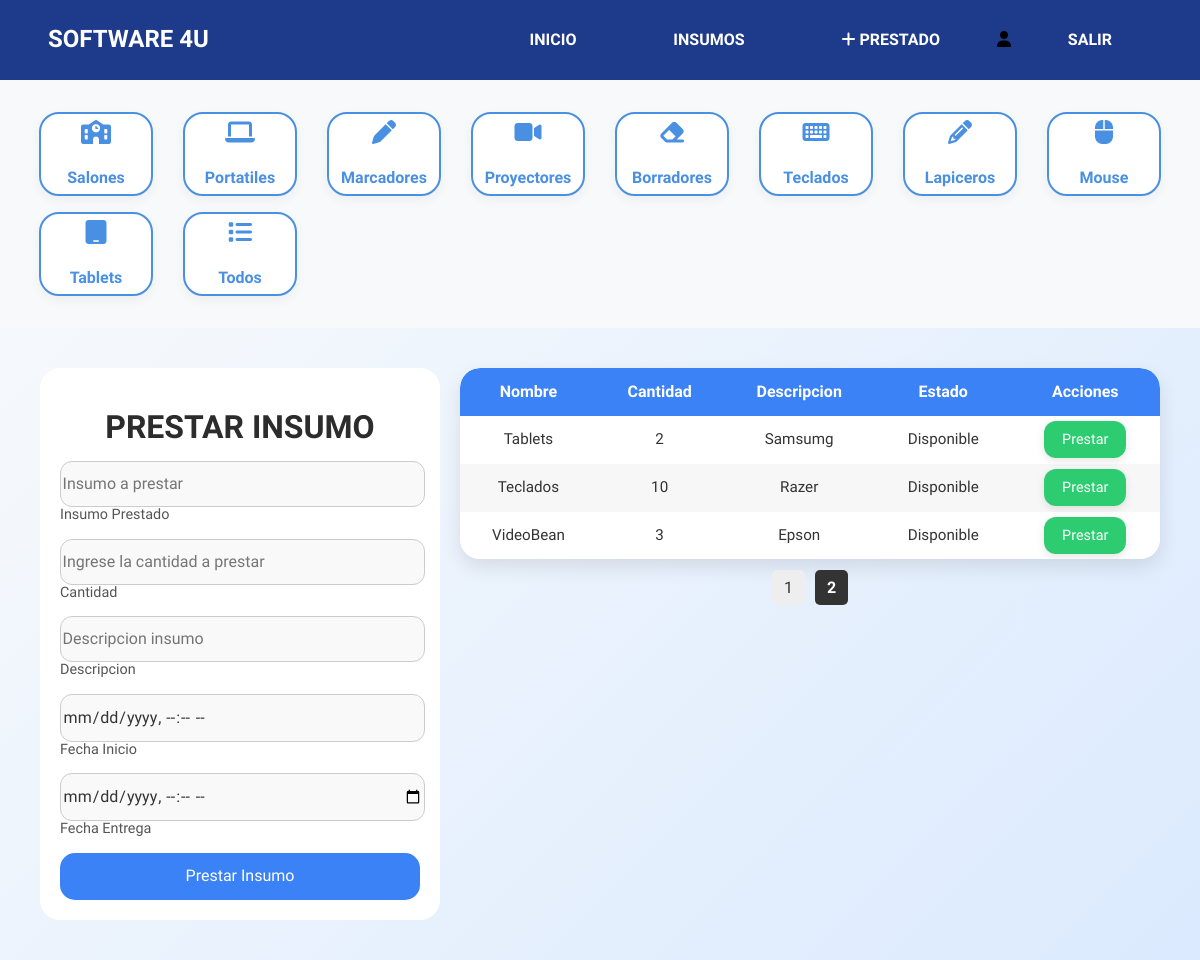
The app's page /php/funcionario/funcionario-insumos.php?pagina=2 with its own data.
### tables this page shows
CREATE TABLE
    Insumos (
        id INT AUTO_INCREMENT PRIMARY KEY,
        tipo_id_nombre INT,
        Descripcion TEXT,
        Cantidad INT DEFAULT 1,
        Estado VARCHAR(15),
        FechaRegistro DATETIME,
        FOREIGN KEY (tipo_id_nombre) REFERENCES tipos_insumos (id) ON DELETE SET NULL ON UPDATE CASCADE
    );

CREATE TABLE
    tipos_insumos (
        id INT AUTO_INCREMENT PRIMARY KEY,
        nombre VARCHAR(100) NOT NULL UNIQUE
    );

### php/funcionario/funcionario-insumos.php (the view, shortened to what this page needs)
<?php
include "../../ConexionSQL/conexion.php";
include "../../ConexionSQL/paginacion.php";
if (isset($_SESSION['usuario_id']) && isset($_SESSION['nombre'])) {
    $nombreUsuario = $_SESSION['nombre'];
} else {
    $nombreUsuario = "";
}
?>
<!DOCTYPE html>
<html lang="en">
<head>
    <link rel="stylesheet" href="https://cdnjs.cloudflare.com/ajax/libs/normalize/8.0.1/normalize.min.css">
    <link rel="stylesheet" href="http://localhost/proyectofinal/assets/css/profe-insumos.css">
    <link rel="stylesheet" href="http://localhost/proyectofinal/assets/css/menu.css">
    <link rel="stylesheet" href="http://localhost/proyectofinal/assets/css/paginacion.css">
    <link rel="stylesheet" href="http://localhost/proyectofinal/assets/css/alerts.css">
    <link rel="stylesheet" href="https://cdnjs.cloudflare.com/ajax/libs/font-awesome/6.5.0/css/all.min.css" />
</head>
<body>
    <nav>
        <div class="logo">Software 4U</div>
        <ul class="list">
            <li><a href="funcionario-inicio.php">Inicio</a></li>
            <li><a href="funcionario-insumos.php">Insumos</a></li>
            <li><a href="funcionario-prestado.php"><i class="fa-solid fa-plus"></i> Prestado</a></li>
            <li><i class="fa-solid fa-user"></i> <?php echo $nombreUsuario; ?></li>
            <li><a href="../../ConexionSQL/cerrar.php">Salir</a></li>
        </ul>
    </nav>
    <div class="categorias">
        <button class="categoria-btn" data-categoria="1"><i class="fa-solid fa-school"></i><br>Salones</button>
        <button class="categoria-btn" data-categoria="2"><i class="fa-solid fa-laptop"></i><br>Portatiles</button>
        <button class="categoria-btn" data-categoria="3"><i class="fa-solid fa-pen"></i><br>Marcadores</button>
        <button class="categoria-btn" data-categoria="4"><i class="fa-solid fa-video"></i><br>Proyectores</button>
        <button class="categoria-btn" data-categoria="5"><i class="fa-solid fa-eraser"></i><br>Borradores</button>
        <button class="categoria-btn" data-categoria="6"><i class="fa-solid fa-keyboard"></i></i><br>Teclados</button>
        <button class="categoria-btn" data-categoria="7"><i class="fa-solid fa-pencil"></i><br>Lapiceros</button>
        <button class="categoria-btn" data-categoria="8"><i class="fa-solid fa-computer-mouse"></i></i><br>Mouse</button>
        <button class="categoria-btn" data-categoria="9"><i class="fa-solid fa-tablet"></i><br>Tablets</button>
        <button class="categoria-btn" data-categoria="todos"><i class="fa-solid fa-list"></i><br>Todos</button>
    </div>
    <main>
        <section class="content">
            <div class="grid-container">
                <div class="formulario">
                    <h1>PRESTAR INSUMO</h1>
                    <form method="post">
                        <div class="cotainer">
                            <div class="congrup">
                                <input type="text" id="name" class="form_input" placeholder="Insumo a prestar" name="insprestado" readonly>
                                <label for="name" class="form_label">Insumo Prestado</label>
                            </div>
                            <div class="congrup">
                                <input type="number" id="cantidad" class="form_input" placeholder="Ingrese la cantidad a prestar" name="cantidad">
                                <label for="cantidad" class="form_label">Cantidad</label>
                            </div>
                            <div class="congrup">
                                <input type="text" id="descripcion" class="form_input" placeholder="Descripcion insumo" name="descripcion" readonly>
                                <label for="descripcion" class="form_label">Descripcion</label>
                            </div>
                            <div class="congrup">
                                <input type="datetime-local" id="fecha-inicio" class="form_input" placeholder=" "
                                    name="fecha-prestamo" readonly>
                                <label for="fecha-inicio" class="form_label">Fecha Inicio</label>
                            </div>
                            <div class="congrup">
                                <input type="datetime-local" id="fecha-entrega" class="form_input" placeholder=" "
                                    name="fecha-entrega">
                                <label for="fecha-registro" class="form_label">Fecha Entrega</label>
                            </div>
                            <input class="form_submit" type="submit" value="Prestar Insumo">
                        </div>
                    </form>
                </div>
                <div class="container-form">
                    <div class="crud">
                        <table>
                            <thead>
                                <th>Nombre</th>
                                <th>Cantidad</th>
                                <th>Descripcion</th>
                                <th>Estado</th>
                                <th>Acciones</th>
                            </thead>
                            <tbody>
                                <?php
                                $paginaActual = isset($_GET['pagina']) ? (int)$_GET['pagina'] : 1;
                                $registrosPorPagina = 6;
                                $sqlBase = "SELECT Insumos.id, tipos_insumos.nombre AS TipoNombre, Insumos.Descripcion, Insumos.Cantidad, Insumos.Estado
                                FROM Insumos
                                LEFT JOIN tipos_insumos ON Insumos.tipo_id_nombre = tipos_insumos.id
                                WHERE Insumos.Estado = 'Disponible'
                                AND Insumos.Cantidad > 0";
                                $result = obtenerDatosPaginados($conn, $sqlBase, $paginaActual, $registrosPorPagina);
                                $totalPaginas = obtenerTotalPaginas($conn, $sqlBase, $registrosPorPagina);
                                if ($result === false) {
                                    echo "Error en la consulta: " . $conn->error;
                                } else {
                                    if ($result->num_rows > 0) {
                                        while ($datos = $result->fetch_object()) {
                                            echo "<tr>";
                                            echo "<td>" . htmlspecialchars($datos->TipoNombre) . "</td>";
                                            echo "<td>" . $datos->Cantidad . "</td>";
                                            echo "<td class='descripcion'>" . $datos->Descripcion . "</td>";
                                            echo "<td>" . $datos->Estado . "</td>";
                                            echo "<td><a data-insumoid='" . $datos->id . "' class='my-button-prestar'>Prestar</a>";
                                        }
                                    } else {
                                        $mensaje = '<div class="alert error">⚠️ No se encontraron resultados.</div>';
                                        echo "<tr><td colspan='5'>$mensaje</td></tr>";
                                    }
                                }
                                ?>
                            </tbody>
                        </table>
                    </div>
                    <div class="paginacion-wrapper">
                    </div>
                </div>
            </div>
        </section>
    </main>
</body>
</html>

### assets/css/profe-insumos.css (style rules this page uses)
html, body { height: 100%; margin: 0; padding: 0; box-sizing: border-box; font-family: 'Urbanist', 'Rubik', sans-serif; background: linear-gradient(135deg, #f6f9fc, #dbeafe); overflow-x: hidden; }
.content { flex: 1; background: linear-gradient(135deg, #f6f9fc, #dbeafe); overflow: auto; padding: 20px; }
.grid-container { display: grid; grid-template-columns: 1fr; gap: 20px; padding: 20px; overflow: visible; }
@media (min-width: 768px) { .grid-container { grid-template-columns: 400px 1fr; } }
.formulario { background-color: white; max-height: 550px; padding: 20px; border-radius: 20px; animation: fadeIn 1s ease-in-out; }
.formulario h1 { text-align: center; margin-bottom: 15px; color: #2c2c2c; font-weight: "bold"; animation: slideUp 1s ease-in-out; }
.formulario .cotainer { display: grid; gap: 10px; animation: slideUp 1s ease-in-out; }
.formulario .congrup { display: flex; flex-direction: column; }
.form_label { margin-bottom: 5px; font-size: 0.9em; color: #555; }
.form_input { width: 100%; padding: 0.8em 0.1em; border: 1px solid #ccc; border-radius: 12px; background-color: #f9f9f9; color: #333; transition: border 0.3s ease, box-shadow 0.3s ease; }
.form_submit { background-color: #3B82F6; color: white; font-size: 1rem; font-weight: 500; padding: 0.9em; border: none; border-radius: 15px; cursor: pointer; transition: background-color 0.3s ease, transform 0.2s ease; }
.crud { width: 100%; background-color: #fff; border-radius: 20px; overflow: hidden; box-shadow: 0 8px 20px rgba(0, 0, 0, 0.1); overflow-x: auto; animation: slideUp 1s ease-in-out; }
table { width: 100%; border-collapse: collapse; border-radius: 20px; overflow: hidden; background-color: #ffffff; }
thead { background-color: #3B82F6; color: white; }
thead th { padding: 15px; font-size: 1rem; font-weight: 600; text-align: center; }
tbody tr { transition: background-color 0.2s ease; }
tbody tr:nth-child(even) { background-color: #f7f7f7; }
td { padding: 15px; text-align: center; font-size: 0.95rem; color: #333; }
td.descripcion { max-width: 200px; white-space: nowrap; overflow-x: auto; overflow-y: hidden; }
.my-button-prestar { padding: 10px 18px; border: none; border-radius: 12px; cursor: pointer; font-size: 0.9rem; transition: background-color 0.3s ease, transform 0.2s ease; box-shadow: 0 3px 8px rgba(0, 0, 0, 0.1); }
.my-button-prestar { background-color: #2ecc71; color: white; }
.categorias { display: grid; grid-template-columns: repeat(auto-fill, minmax(120px, 1fr)); margin-top: 80px; gap: 1rem; padding: 2rem; justify-items: center; background: #f8f9fa; }
.categoria-btn { all: unset; display: flex; flex-direction: column; align-items: center; justify-content: center; width: 110px; height: 80px; background: white; border: 2px solid #4A90E2; color: #4A90E2; border-radius: 20px; font-family: 'Urbanist', sans-serif; font-weight: 600; text-align: center; cursor: pointer; box-shadow: 0 4px 12px rgba(0, 0, 0, 0.05); transition: all 0.3s ease; }
.categoria-btn i { font-size: 1.5rem; margin-bottom: 0.4rem; }

### assets/css/menu.css (style rules this page uses)
body { padding: 0px; margin: 0px; }
nav { position: fixed; z-index: 10; left: 0; right: 0; top: 0; padding: 0 4%; height: 80px; background-color: #1E3A8A; }
nav .logo { float: left; width: 40%; height: 100%; display: flex; align-items: center; font-size: 24px; font-weight: bold; color: white; text-transform: uppercase; }
nav .list { float: right; padding: 0; margin: 0; width: 60%; height: 100%; display: flex; justify-content: space-between; align-items: center; }
nav .list li { list-style: none; }
nav .list a { display: block; text-transform: uppercase; padding: 15px 25px; font-size: 16px; font-weight: bold; color: white; text-decoration: none; border-radius: 25px; transition: all 300ms ease; padding: 15px 40px 15px 40px; }

### records on screen
insumos: tipo_id_nombre.nombre "Tablets", Cantidad "2", Descripcion "Samsumg", Estado "Disponible"
insumos: tipo_id_nombre.nombre "Teclados", Cantidad "10", Descripcion "Razer", Estado "Disponible"
insumos: tipo_id_nombre.nombre "VideoBean", Cantidad "3", Descripcion "Epson", Estado "Disponible"
